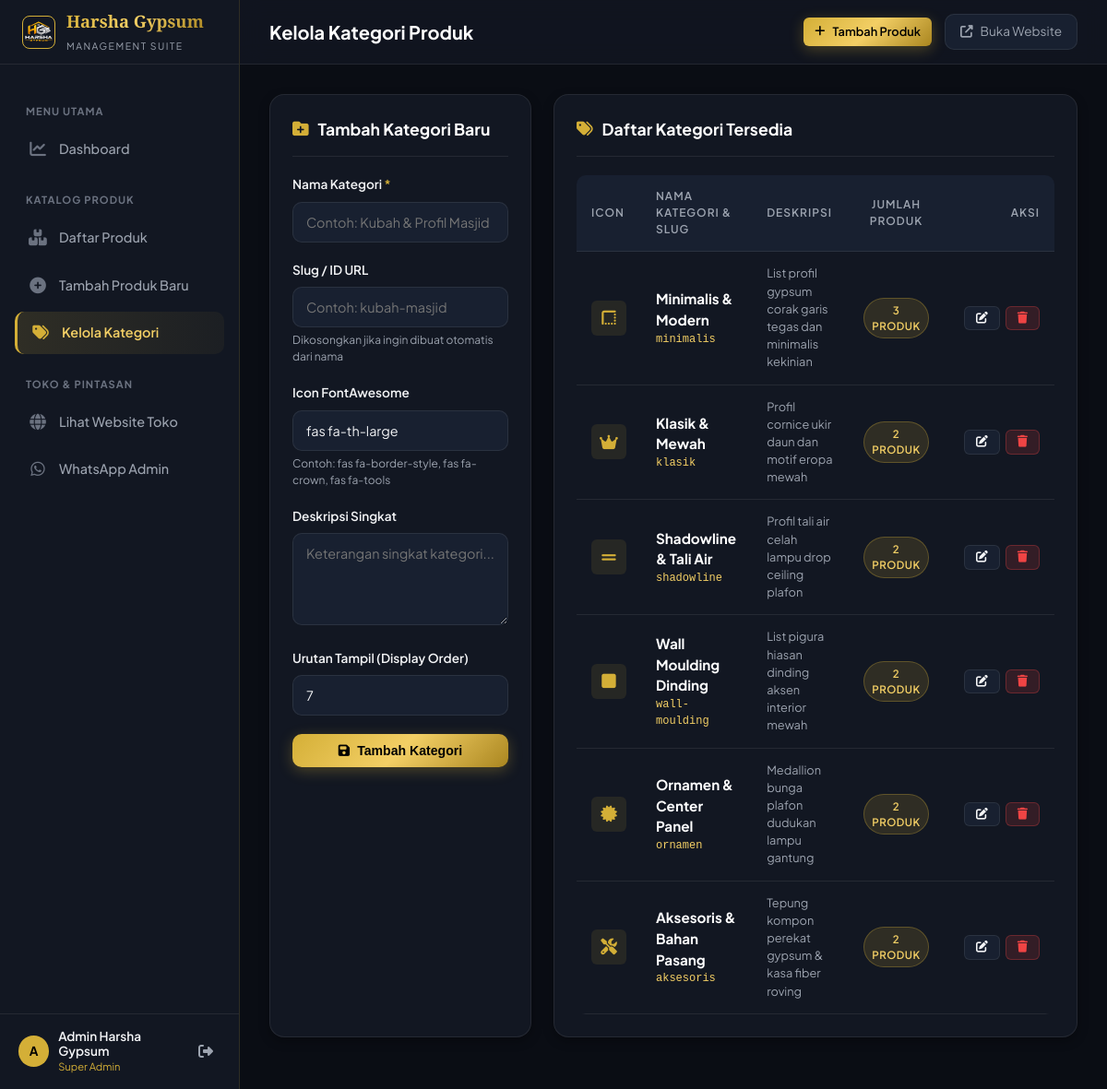
The app's page /admin/categories.php (signed in) with its own data.
### tables this page shows
CREATE TABLE IF NOT EXISTS `categories` (
  `id` INT AUTO_INCREMENT PRIMARY KEY,
  `slug` VARCHAR(50) NOT NULL UNIQUE,
  `name` VARCHAR(100) NOT NULL,
  `icon` VARCHAR(50) DEFAULT 'fas fa-th-large',
  `description` TEXT,
  `display_order` INT DEFAULT 0,
  `created_at` TIMESTAMP DEFAULT CURRENT_TIMESTAMP
);

### admin/categories.php (the view, shortened to what this page needs)
<?php
require_once __DIR__ . '/layout.php';
$pdo = getDbConnection();
$editCategory = null;
$sql = "
    SELECT c.*, COUNT(p.id) as product_count
    FROM categories c
    LEFT JOIN products p ON c.slug = p.category_slug AND p.is_active = 1
    GROUP BY c.id
    ORDER BY c.display_order ASC, c.id ASC
";
$categories = $pdo->query($sql)->fetchAll();
?>
<div style="display: grid; grid-template-columns: 1fr 2fr; gap: 24px;">
  <div class="card">
    <div class="card-header">
      <h3 class="card-title">
        <i class="fas <?= $editCategory ? 'fa-edit' : 'fa-folder-plus' ?>"></i>
        <?= $editCategory ? 'Edit Kategori' : 'Tambah Kategori Baru' ?>
      </h3>
    </div>
    <form method="POST" action="categories.php">
      <div class="form-group">
        <label class="form-label">Nama Kategori <span class="req">*</span></label>
        <input type="text" name="name" class="form-control" placeholder="Contoh: Kubah & Profil Masjid" required value="<?= htmlspecialchars($editCategory['name'] ?? '') ?>">
      </div>
      <div class="form-group">
        <label class="form-label">Slug / ID URL</label>
        <input type="text" name="slug" class="form-control" placeholder="Contoh: kubah-masjid" value="<?= htmlspecialchars($editCategory['slug'] ?? '') ?>">
        <div class="form-hint">Dikosongkan jika ingin dibuat otomatis dari nama</div>
      </div>
      <div class="form-group">
        <label class="form-label">Icon FontAwesome</label>
        <input type="text" name="icon" class="form-control" placeholder="fas fa-mosque" value="<?= htmlspecialchars($editCategory['icon'] ?? 'fas fa-th-large') ?>">
        <div class="form-hint">Contoh: fas fa-border-style, fas fa-crown, fas fa-tools</div>
      </div>
      <div class="form-group">
        <label class="form-label">Deskripsi Singkat</label>
        <textarea name="description" class="form-control" rows="3" placeholder="Keterangan singkat kategori..."><?= htmlspecialchars($editCategory['description'] ?? '') ?></textarea>
      </div>
      <div class="form-group">
        <label class="form-label">Urutan Tampil (Display Order)</label>
        <input type="number" name="display_order" class="form-control" value="<?= htmlspecialchars($editCategory['display_order'] ?? count($categories) + 1) ?>">
      </div>
      <div style="display: flex; gap: 10px; margin-top: 10px;">
        <button type="submit" class="btn btn-primary" style="flex: 1;">
          <i class="fas fa-save"></i> <?= $editCategory ? 'Simpan Perubahan' : 'Tambah Kategori' ?>
        </button>
      </div>
    </form>
  </div>
  <div class="card">
    <div class="card-header">
      <h3 class="card-title"><i class="fas fa-tags"></i> Daftar Kategori Tersedia</h3>
    </div>
    <div class="table-responsive">
      <table class="table">
        <thead>
          <tr>
            <th style="width: 50px;">Icon</th>
            <th>Nama Kategori & Slug</th>
            <th>Deskripsi</th>
            <th style="text-align: center;">Jumlah Produk</th>
            <th style="text-align: right; width: 120px;">Aksi</th>
          </tr>
        </thead>
        <tbody>
          <?php foreach ($categories as $cat): ?>
            <tr>
              <td style="text-align: center;">
                <div style="width: 38px; height: 38px; background: rgba(212, 175, 55, 0.1); border-radius: var(--radius-sm); display: flex; align-items: center; justify-content: center; color: var(--gold-primary); font-size: 1.1rem;">
                  <i class="<?= htmlspecialchars($cat['icon']) ?>"></i>
                </div>
              </td>
              <td>
                <strong style="color: #fff; font-size: 0.95rem;"><?= htmlspecialchars($cat['name']) ?></strong>
                <div style="font-size: 0.75rem; font-family: monospace; color: var(--gold-light);">
                  <?= htmlspecialchars($cat['slug']) ?>
                </div>
              </td>
              <td>
                <div style="font-size: 0.8rem; color: var(--text-muted); max-width: 250px;">
                  <?= htmlspecialchars($cat['description'] ?: '-') ?>
                </div>
              </td>
              <td style="text-align: center;">
                <span class="badge badge-gold"><?= $cat['product_count'] ?> Produk</span>
              </td>
              <td style="text-align: right;">
                <div style="display: inline-flex; gap: 6px;">
                  <a href="categories.php?edit=<?= $cat['id'] ?>" class="btn btn-secondary btn-sm" title="Edit Kategori">
                    <i class="fas fa-edit"></i>
                  </a>
                  <a href="categories.php?action=delete&id=<?= $cat['id'] ?>" class="btn btn-danger btn-sm" title="Hapus Kategori" onclick="return confirm('Apakah Anda yakin ingin menghapus kategori <?= addslashes($cat['name']) ?>?')">
                    <i class="fas fa-trash"></i>
                  </a>
                </div>
              </td>
            </tr>
          <?php endforeach; ?>
        </tbody>
      </table>
    </div>
  </div>
</div>

### admin/style.css (style rules this page uses)
:root { --bg-primary: #0a0d14; --bg-secondary: #121722; --bg-surface: #182030; --bg-surface-hover: #1e283d; --border-color: rgba(212, 175, 55, 0.15); --border-color-light: rgba(255, 255, 255, 0.08); --text-main: #f3f4f6; --text-muted: #9ca3af; --text-dim: #6b7280; --gold-primary: #d4af37; --gold-light: #f3cf65; --gold-dark: #aa8620; --gold-gradient: linear-gradient(135deg, #d4af37 0%, #f3cf65 50%, #aa8620 100%); --color-success: #10b981; --color-danger: #ef4444; --color-warning: #f59e0b; --color-info: #3b82f6; --sidebar-width: 260px; --header-height: 70px; --radius-sm: 6px; --radius-md: 10px; --radius-lg: 16px; --radius-full: 9999px; --shadow-sm: 0 2px 4px rgba(0, 0, 0, 0.2); --shadow-md: 0 4px 12px rgba(0, 0, 0, 0.3); --shadow-lg: 0 10px 25px rgba(0, 0, 0, 0.5); --shadow-gold: 0 4px 20px rgba(212, 175, 55, 0.25); }
* { margin: 0; padding: 0; box-sizing: border-box; }
body { font-family: 'Plus Jakarta Sans', sans-serif; background-color: var(--bg-primary); color: var(--text-main); min-height: 100vh; line-height: 1.5; -webkit-font-smoothing: antialiased; }
a { color: var(--gold-light); text-decoration: none; transition: all 0.2s ease; }
.card { background: var(--bg-secondary); border: 1px solid var(--border-color-light); border-radius: var(--radius-lg); padding: 24px; margin-bottom: 24px; box-shadow: var(--shadow-md); }
.card-header { display: flex; align-items: center; justify-content: space-between; margin-bottom: 20px; padding-bottom: 16px; border-bottom: 1px solid var(--border-color-light); }
.card-title { font-size: 1.1rem; font-weight: 700; color: #fff; display: flex; align-items: center; gap: 10px; }
.card-title i { color: var(--gold-primary); }
.btn { display: inline-flex; align-items: center; justify-content: center; gap: 8px; padding: 10px 20px; border-radius: var(--radius-md); font-size: 0.88rem; font-weight: 600; cursor: pointer; border: none; transition: all 0.2s ease; text-decoration: none; }
.btn-primary { background: var(--gold-gradient); color: #000; box-shadow: 0 4px 15px rgba(212, 175, 55, 0.3); }
.btn-secondary { background: var(--bg-surface); color: var(--text-main); border: 1px solid var(--border-color-light); }
.btn-danger { background: rgba(239, 68, 68, 0.15); color: var(--color-danger); border: 1px solid rgba(239, 68, 68, 0.3); }
.btn-sm { padding: 6px 12px; font-size: 0.8rem; border-radius: var(--radius-sm); }
.table-responsive { overflow-x: auto; border-radius: var(--radius-md); }
.table { width: 100%; border-collapse: collapse; text-align: left; font-size: 0.88rem; }
.table th { background: var(--bg-surface); color: var(--text-muted); font-weight: 600; font-size: 0.75rem; text-transform: uppercase; letter-spacing: 1px; padding: 14px 16px; border-bottom: 1px solid var(--border-color-light); }
.table td { padding: 14px 16px; border-bottom: 1px solid var(--border-color-light); color: var(--text-main); vertical-align: middle; }
.badge { display: inline-flex; align-items: center; gap: 4px; padding: 4px 8px; border-radius: var(--radius-full); font-size: 0.72rem; font-weight: 600; text-transform: uppercase; letter-spacing: 0.5px; }
.badge-gold { background: rgba(212, 175, 55, 0.15); color: var(--gold-light); border: 1px solid rgba(212, 175, 55, 0.3); }
.form-group { margin-bottom: 20px; }
.form-label { display: block; font-size: 0.85rem; font-weight: 600; color: var(--text-main); margin-bottom: 8px; }
.form-label .req { color: var(--gold-primary); }
.form-control { width: 100%; padding: 12px 14px; background-color: var(--bg-surface); border: 1px solid var(--border-color-light); border-radius: var(--radius-md); color: var(--text-main); font-size: 0.9rem; font-family: inherit; transition: all 0.2s ease; }
textarea.form-control { resize: vertical; min-height: 100px; }
.form-hint { font-size: 0.75rem; color: var(--text-muted); margin-top: 5px; }

### records on screen
categories: name "Minimalis & Modern", slug "minimalis", description "List profil gypsum corak garis tegas dan minimalis kekinian", product_count "3"
categories: name "Klasik & Mewah", slug "klasik", description "Profil cornice ukir daun dan motif eropa mewah", product_count "2"
categories: name "Shadowline & Tali Air", slug "shadowline", description "Profil tali air celah lampu drop ceiling plafon", product_count "2"
categories: name "Wall Moulding Dinding", slug "wall-moulding", description "List pigura hiasan dinding aksen interior mewah", product_count "2"
categories: name "Ornamen & Center Panel", slug "ornamen", description "Medallion bunga plafon dudukan lampu gantung", product_count "2"
categories: name "Aksesoris & Bahan Pasang", slug "aksesoris", description "Tepung kompon perekat gypsum & kasa fiber roving", product_count "2"

### other values on screen
substr($adminName, 0, 1) "A"
$adminName "Admin Harsha Gypsum"
$pageTitle "Kelola Kategori Produk"
